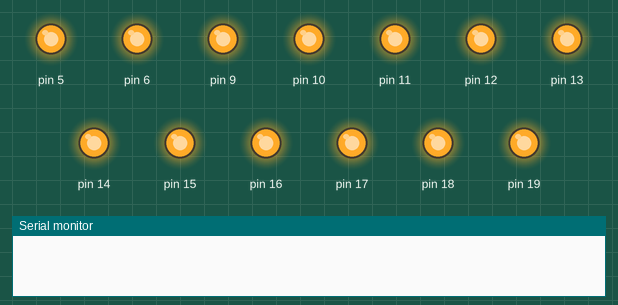
Recording of a sketch running on a simulated Arduino Uno, built with avr-gcc and run on an emulated ATmega328P. On the bench: output pins drawn as LEDs (lit = HIGH), the last lines printed to the serial monitor. Pins used as bus, display or sensor lines are not drawn.

Above: at 0.1 s.
At 2.7 s:
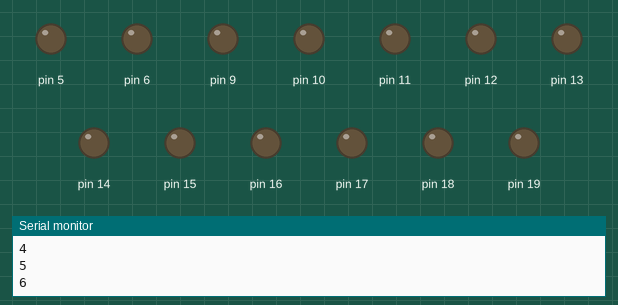
Timing chart, 0 to 3.0 s (numbered marks = the images above):
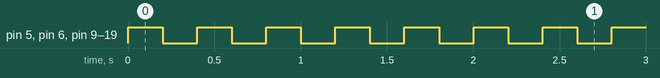

Measured:
- by itself, pin 5, pin 6, pin 9–19: alternates HIGH for 0.20 s and LOW for 0.20 s

The sketch:

connectionTest.ino
```cpp
int k = 25;
int cycle = 0;
void setup() {
  // put your setup code here, to run once:

  pinMode(0, OUTPUT);
  pinMode(1, OUTPUT);
  pinMode(5, OUTPUT);
  pinMode(6, OUTPUT);
  for (int i = 9; i <= 24; i++) {
    pinMode(i, OUTPUT);   // sets the LED on
  }
  Serial.begin(9600);

}

void loop() {
  // put your main code here, to run repeatedly:

  cycle++;
  for (int i = 0; i < k; i++) {
    digitalWrite(i, HIGH);   // sets the LED on
  }
  delay(200);
  for (int i = 0; i < k; i++) {             // waits for a second
    digitalWrite(i, LOW);    // sets the LED off
  }
  delay(200);
  Serial.println(cycle);
}
```
